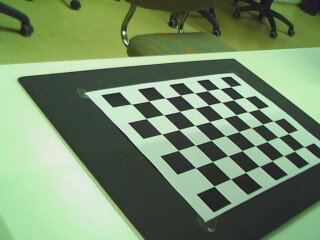
#> input picture 1 - Calibración de Cámaras/left/left_000.jpg, 320 x 240 px; its folder holds only this picture in this run
$ jupyter execute --allow-errors practica1-solucion.ipynb   (shell and % lines are left out)   (older library calls are emulated)
#> lines starting #> are read from the running program, lines starting #| are printed output that depends on the picture
<a id='1'></a>
# <p style="background-color:skyblue; font-family:newtimeroman; font-size:150%; text-align:center; border-radius: 15px 50px;">1. Camera calibration</p>

In this part we will work with the image sequence of the ``left`` directory. This sequence contains a series of images of the calibration template. For the calibration it should be taken into account that the size of each template slot is 30 mm in the $X$ and $Y$ axis.

[cell 1]
import cv2
import glob
import copy
import math
import numpy as np
import imageio
import matplotlib.pyplot as plt

from pprint import pprint as pp

[cell 2]
def load_images(filenames):
    return [imageio.imread(filename) for filename in filenames]

[cell 3]
filenames = list(sorted(glob.glob("../Documents/ICAI/asign procesamiento de imagen cuatri 1/slides Javi/ejercicio calibración/archive/left/*.jpg")))
imgs = load_images(filenames)
#> imgs = 1 item

The function ``cv2.findChessboardCorners`` of
OpenCV function finds the calibration template in an image and
returns a tuple of two elements. The first element
is 0 if it failed to successfully detect the template, and
is 1 otherwise. The second element contains the
coordinates of the corners of the calibration template,
which are only valid if the detection was successful,
i.e. if the first element of the tuple is 1.

<hr>

**Use the function** ``cv2.findChessboardCorners``**, and optionally** ``cv2.cornerSubPix``**, to automatically detect the calibration pattern and its corners in all loaded images**. The size of the calibration stencil in the practice images is (8, 6), that is, 8 rows and 6 columns. It stores the results of the multiple calls in a list, so that the element $i$ in that list corresponds to the result of ``cv2.findChessboardCorners`` for the image $i$ loaded earlier.

[cell 4]
# We will execute findChessboardCorners for each image to find the corners
corners = [cv2.findChessboardCorners(i, (8,6)) for i in imgs]
#> corners = 1 item

corners

[cell 5]
# OPTIONAL => cornerSubPix is a destructive function. so we need to copy corners to avoid data loss
corners2 = copy.deepcopy(corners)
#> corners2 = 1 item

# termination criteria (https://docs.opencv.org/3.1.0/dc/dbb/tutorial_py_calibration.html)
criteria = (cv2.TERM_CRITERIA_EPS + cv2.TERM_CRITERIA_MAX_ITER, 30, 0.01)
# Cada una de las imagenes la volvemos a blanco y negro
imgs_grey = [cv2.cvtColor(img, cv2.COLOR_RGB2GRAY) for img in imgs]
#> imgs_grey = 1 item
# For each image and corners we are going to use cornerSubPix
cornersRefined = [cv2.cornerSubPix(i, cor[1], (8, 6), (-1, -1), criteria) if cor[0] else [] for i, cor in zip(imgs_grey, corners2)]
#> cornersRefined = 1 item
# pp(cornersRefined)

The next exercise consists of drawing on the images the points detected by ``cv.FindChessboardCorners``. For efficiency reasons, the function used to do this modifies directly the images passed by parameter instead of making a copy. To avoid losing the original images it is better to make a copy of them in advance. One way to do this is ``imgs2 = copy.deepcopy(imgs)``
where ``imgs`` is the list of loaded images. Use these copied images instead of the original ones in the
in the following exercise.

<hr>

**Use.**  ``cv2.drawChessboardCorners`` **to draw the corners detected in the previous exercise**. Apply it to all images that were correctly detected. Ignore the rest.

Display some results

[cell 6]
# OPTIONAL => drawChessboardCorners is a destructive function. so we need to copy corners to avoid data loss
imgs2 = copy.deepcopy(imgs)
#> imgs2 = 1 item

# We are going to draw the corners if we have found them
tmp = [cv2.drawChessboardCorners(img, (8,6), cor[1], cor[0]) for img, cor in zip(imgs2, corners) if cor[0]]
#> tmp = 1 item

[cell 7]
# Original Image
plt.figure()
plt.imshow(imgs2[0])
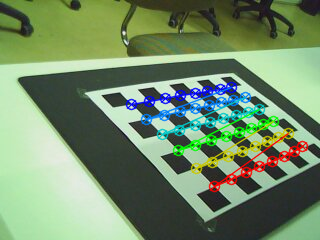
#> shown: shape (240, 320, 3); mean R, G, B 115.5, 140.4, 106.4

[cell 8]
# Image with the corners drawed
plt.figure()
#> (the rest of this cell did not finish here and is left out)

To calibrate the camera, in addition to the coordinates of the corners in each of the images, the three-dimensional corner coordinates of the corners in the reference system of the scene.
 For this practice we will consider that the center of the reference system, i.e. the
point of coordinates $[0, 0, 0]^\top$, is the first corner of the calibration template detected in the scene's reference frame.
We will also consider that the X-axis corresponds to the short side of the calibration template, i.e., the coordinate point, and the Y-axis to the long side.
This arrangement implies that the Z-axis points in the upward normal direction of the calibration plane.

For the following exercise it is very important to take into account that the coordinates of the corners in the system of
scene reference should be given in the same order as
in which they were detected in each of the images.

<hr>

**Implement the function** ``get_chessboard_points (chessboard_shape, dx, dy)`` that will generate an array of `NumPy` (that is, an ndarray) of
size $ N × 3 $ with the coordinates $ (x, y, z) $ of the corners of
the calibration template in the reference system of the
scene. $ N $ is the number of corners in the template.

``chessboard_shape`` is the number of points per row
and by columns of the calibration template. Like
in Exercise 1, it should be (8, 6). `` dx`` (resp. `` dy``) is the width
(resp. high) of a square of the calibration template.
For the template used in this lab, both values
they are $30mm$.

[cell 9]
def get_chessboard_points(chessboard_shape, dx, dy):
    return [[(i%chessboard_shape[0])*dx, (i//chessboard_shape[0])*dy, 0] for i in range(np.prod(chessboard_shape))]

cb_points = get_chessboard_points((8, 6), 30, 30)
# pp(cb_points)

<hr>

**ASIGNMENT** Repeat the procedure to calibrate the right camera too. In the end, print the calculated extrinsics and intrinsics parameters for both cameras.

Once finished, **please print the root mean square reprojection error and justify in the report its meaning.**

[cell 10]
# We are going to retrieve existing corners (cor[0] == True)
valid_corners = [cor[1] for cor in corners if cor[0]]
#> valid_corners = 1 item

num_valid_images = len(valid_corners)
#> num_valid_images = 1

# Matrix with the coordinates of the corners
real_points = get_chessboard_points((8, 6), 30, 30)

# We are going to convert our coordinates list in the reference system to numpy array
object_points = np.asarray([real_points for i in range(num_valid_images)], dtype=np.float32)

# Convert the corners list to array
image_points = np.asarray(valid_corners, dtype=np.float32)

# Calibrate
#> (the rest of this cell did not finish here and is left out)

<hr>

**Exercise 10.** Following the procedure of the first part of the
of the practice, calibrate the right camera using the sequence
sequence of images from the ``right`` directory.

[cell 11]
# Lets take the images of the right camera
filenamesRight = list(sorted(glob.glob("../Documents/ICAI/asign procesamiento de imagen cuatri 1/slides Javi/ejercicio calibración/archive/right/*.jpg")))
imgsRight = load_images(filenamesRight)

# Calculate the corners
cornersRight = [cv2.findChessboardCorners(i, (8,6)) for i in imgsRight]
# Lets copy the corners. The following functions destries the input data
cornersRight2 = copy.deepcopy(cornersRight)
# We copy the images for the same reason
imgsRight2 = copy.deepcopy(imgsRight)

# Lets draw the corners
[cv2.drawChessboardCorners(img, (8,6), cor[1], cor[0]) for img, cor in zip(imgsRight2, cornersRight) if cor[0]]

# Plot some images
plt.figure()
#> (the rest of this cell did not finish here and is left out)

<hr>

**OPTIONAL EXERCISE.** What is the distance, in millimeters, between the two cameras?

Hint: Use the extrinsics of the first pair of images so that all points of the template are simultaneously visible.

to convert rvecs to a matrix "rotM" use the openCV function "cv2.Rodrigues(rvecs[0])[0]" , e.g.

#> (a cell that did not finish here is left out)

The information to calculate the distance between cameras has been obtained using the link data:

https://stackoverflow.com/questions/14444433/calculate-camera-world-position-with-opencv-python

#> (a cell that did not finish here is left out)

[cell 14]
import cv2
import matplotlib.pyplot as plt
#print(cv2.__version__[0])
#assert cv2.__version__[0] == '3'
#'The fisheye module requires opencv version >= 3.0.0'
import numpy as np
import os
import glob
CHECKERBOARD = (6,7)
subpix_criteria = (cv2.TERM_CRITERIA_EPS+cv2.TERM_CRITERIA_MAX_ITER, 30, 0.1)
calibration_flags = cv2.fisheye.CALIB_RECOMPUTE_EXTRINSIC+cv2.fisheye.CALIB_CHECK_COND+cv2.fisheye.CALIB_FIX_SKEW
calibration_flags = cv2.fisheye.CALIB_RECOMPUTE_EXTRINSIC+cv2.fisheye.CALIB_FIX_SKEW
objp = np.zeros((1, CHECKERBOARD[0]*CHECKERBOARD[1], 3), np.float32)
objp[0,:,:2] = np.mgrid[0:CHECKERBOARD[0], 0:CHECKERBOARD[1]].T.reshape(-1, 2)
_img_shape = None
objpoints = [] # 3d point in real world space
imgpoints = [] # 2d points in image plane.
images = glob.glob('./fisheye pattern/*.jpg')
for fname in images:
    img = cv2.imread(fname)
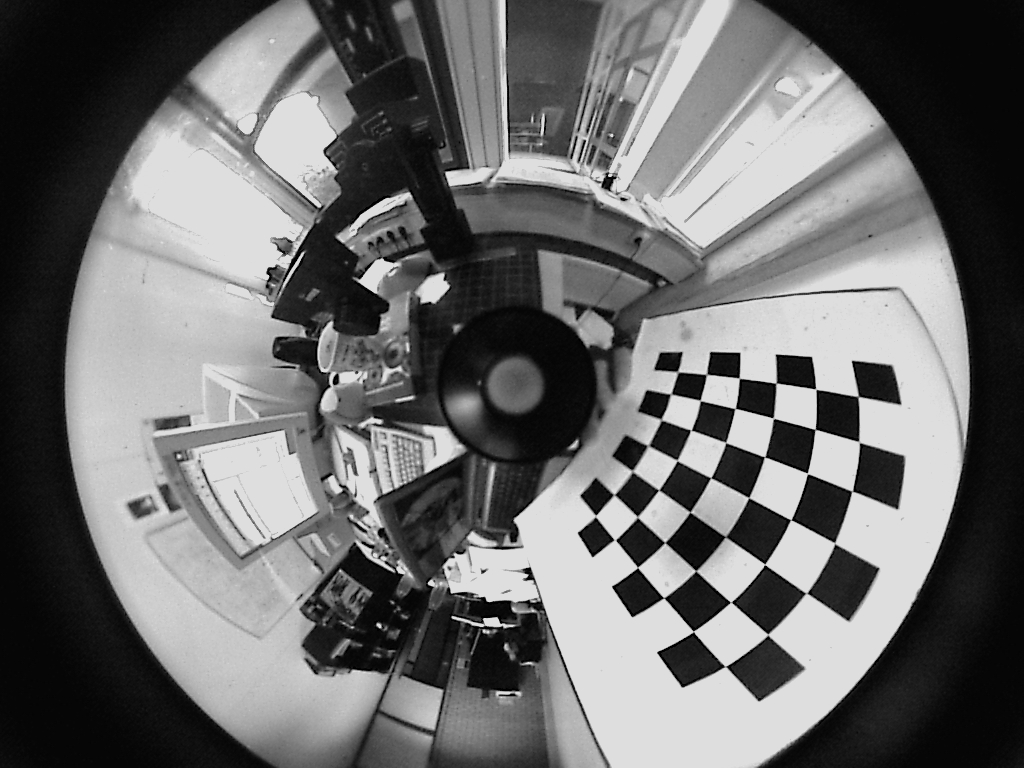
#> input picture 1 - Calibración de Cámaras/fisheye pattern/VMRImage0.jpg, 1024 x 768 px
#> img is the input picture: shape (768, 1024, 3); min 0, max 223, mean 108.6
    #plt.imshow(img)
    if _img_shape == None:
        _img_shape = img.shape[:2]
    else:
        assert _img_shape == img.shape[:2], "All images must share the same size."
        gray = cv2.cvtColor(img,cv2.COLOR_BGR2GRAY)
    # Find the chess board corners
        #cv2.imshow("gray",gray)
        ret, corners = cv2.findChessboardCorners(gray, CHECKERBOARD, cv2.CALIB_CB_ADAPTIVE_THRESH+cv2.CALIB_CB_FAST_CHECK +cv2.CALIB_CB_NORMALIZE_IMAGE)
    # If found, add object points, image points (after refining them)
        #print(ret)
        if ret == True:
            objpoints.append(objp)
            cv2.cornerSubPix(gray,corners,(3,3),(-1,-1),subpix_criteria)
            imgpoints.append(corners)
            #print(imgpoints)

N_OK = len(objpoints)
K = np.zeros((3, 3))
D = np.zeros((4, 1))
rvecs = [np.zeros((1, 1, 3), dtype=np.float64) for i in range(N_OK)]
tvecs = [np.zeros((1, 1, 3), dtype=np.float64) for i in range(N_OK)]
print(objpoints)
#> (the rest of this cell did not finish here and is left out)

[cell 15]
import matplotlib.pyplot as plt
import numpy as np
import cv2
DIM=(1024, 768)
K=np.array([[187.8161737434532, 0.0, 508.44602683843647], [0.0, 184.06211263035433, 377.72400910626175], [0.0, 0.0, 1.0]])
D=np.array([[0.0645935500036711], [0.0630814997607552], [-0.03177360075341664], [-0.005769233304692502]])
img = cv2.imread('./fisheye pattern/VMRImage0.jpg')
h,w = img.shape[:2]
#> h = 768; w = 1024
map1, map2 = cv2.fisheye.initUndistortRectifyMap(K, D, np.eye(3), K, DIM, cv2.CV_16SC2)
undistorted_img = cv2.remap(img, map1, map2, interpolation=cv2.INTER_LINEAR, borderMode=cv2.BORDER_CONSTANT)
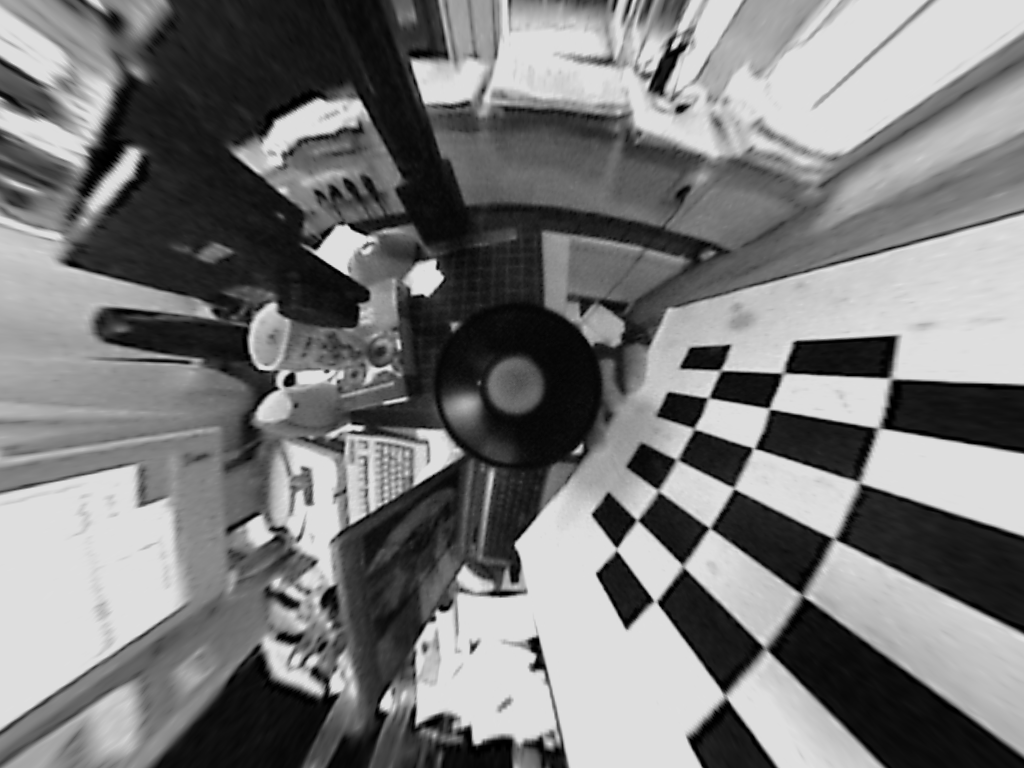
#> undistorted_img: shape (768, 1024, 3); min 0, max 223, mean 121.8
#plt.imshow("undistorted", undistorted_img)
plt.imshow(undistorted_img)
